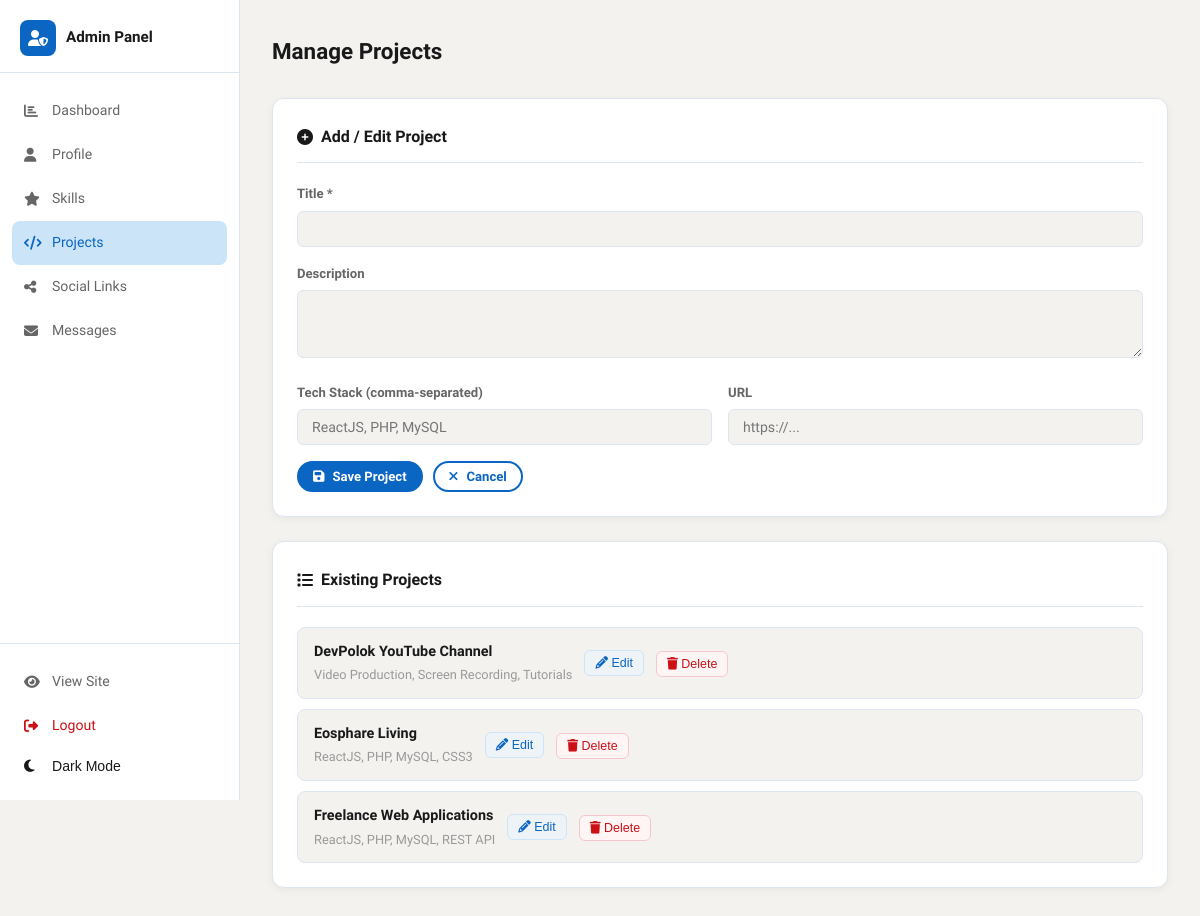
The page /?tab=projects (signed in) on the database its author committed.
### tables this page shows
CREATE TABLE IF NOT EXISTS projects (
    id          INT AUTO_INCREMENT PRIMARY KEY,
    title       VARCHAR(160) NOT NULL,
    description TEXT,
    tech_stack  VARCHAR(255),
    url         VARCHAR(255),
    image_url   VARCHAR(255),
    sort_order  INT DEFAULT 0
);

### config.php (called while the page is built, shortened)
<?php
function getDB(): PDO {
    static $pdo = null;
    if ($pdo === null) {
        $dsn = sprintf('mysql:host=%s;dbname=%s;charset=%s', DB_HOST, DB_NAME, DB_CHARSET);
        $options = [
            PDO::ATTR_ERRMODE            => PDO::ERRMODE_EXCEPTION,
            PDO::ATTR_DEFAULT_FETCH_MODE => PDO::FETCH_ASSOC,
            PDO::ATTR_EMULATE_PREPARES   => false,
        ];
        try {
            $pdo = new PDO($dsn, DB_USER, DB_PASS, $options);
        } catch (PDOException $e) {
            error_log('DB Connection failed: ' . $e->getMessage());
            die(json_encode(['error' => 'Database connection failed.']));
        }
    }
    return $pdo;
}
function clean(string $input): string {
    return htmlspecialchars(trim($input), ENT_QUOTES, 'UTF-8');
}

### includes/data.php (called while the page is built, shortened)
<?php
require_once __DIR__ . '/../config.php';
function getProjects(): array {
    $stmt = getDB()->query('SELECT * FROM projects ORDER BY sort_order ASC, id ASC');
    return $stmt->fetchAll();
}

### index.php (the view, shortened to what this page needs)
<?php
require_once __DIR__ . '/../config.php';
require_once __DIR__ . '/../includes/data.php';
$profile  = getProfile();
$skills   = getSkills();
$projects = getProjects();
$socials  = getSocialLinks();
$messages = getContactMessages();
$unread = array_filter($messages, fn($m) => !$m['is_read']);
$tab    = $_GET['tab'] ?? 'dashboard';
?>
<!DOCTYPE html>
<html lang="en" data-theme="light">
<head>
    <link rel="stylesheet" href="https://cdnjs.cloudflare.com/ajax/libs/font-awesome/6.5.0/css/all.min.css">
    <link rel="stylesheet" href="../assets/css/style.css">
    <link rel="stylesheet" href="../assets/css/admin.css">
</head>
<body>
<div class="admin-layout">
    <aside class="admin-sidebar">
        <div class="admin-logo">
            <div class="logo-icon"><i class="fas fa-user-shield"></i></div>
            <span>Admin Panel</span>
        </div>
        <nav class="admin-nav">
            <?php
            $navItems = [
                ['tab' => 'dashboard', 'icon' => 'fas fa-chart-bar',    'label' => 'Dashboard'],
                ['tab' => 'profile',   'icon' => 'fas fa-user',          'label' => 'Profile'],
                ['tab' => 'skills',    'icon' => 'fas fa-star',           'label' => 'Skills'],
                ['tab' => 'projects',  'icon' => 'fas fa-code',           'label' => 'Projects'],
                ['tab' => 'socials',   'icon' => 'fas fa-share-alt',      'label' => 'Social Links'],
                ['tab' => 'messages',  'icon' => 'fas fa-envelope',       'label' => 'Messages' . (!empty($unread) ? ' <span style="background:#cc1016;color:#fff;border-radius:10px;padding:1px 6px;font-size:.7rem">'.count($unread).'</span>' : '')],
            ];
            foreach ($navItems as $item):
            ?>
                <a href="?tab=<?= $item['tab'] ?>"
                   class="admin-nav-item <?= $tab === $item['tab'] ? 'active' : '' ?>">
                    <i class="<?= $item['icon'] ?>"></i>
                    <?= $item['label'] ?>
                </a>
            <?php endforeach; ?>
        </nav>
        <div class="admin-sidebar-footer">
            <a href="../index.php" class="admin-nav-item">
                <i class="fas fa-eye"></i> View Site
            </a>
            <a href="../logout.php" class="admin-nav-item" style="color:#cc1016;">
                <i class="fas fa-sign-out-alt"></i> Logout
            </a>
            <button class="admin-nav-item" onclick="toggleTheme()" style="color:inherit;">
                <i class="fas fa-moon" id="adminThemeIcon"></i> Dark Mode
            </button>
        </div>
    </aside>
    <main class="admin-main">
        <?php if ($tab === 'dashboard'): ?>
            <div class="admin-topbar">
                <h1>Dashboard</h1>
                <span style="font-size:.85rem;color:var(--text-muted)">
                    Welcome back, <strong><?= clean($_SESSION['admin_user'] ?? 'Admin') ?></strong>
                </span>
            </div>
            <div class="admin-stats">
                <div class="admin-stat-card">
                    <div class="admin-stat-icon blue"><i class="fas fa-star"></i></div>
                    <div>
                        <div class="admin-stat-num"><?= count($skills) ?></div>
                        <div class="admin-stat-label">Skills</div>
                    </div>
                </div>
                <div class="admin-stat-card">
                    <div class="admin-stat-icon green"><i class="fas fa-code"></i></div>
                    <div>
                        <div class="admin-stat-num"><?= count($projects) ?></div>
                        <div class="admin-stat-label">Projects</div>
                    </div>
                </div>
                <div class="admin-stat-card">
                    <div class="admin-stat-icon orange"><i class="fas fa-envelope"></i></div>
                    <div>
                        <div class="admin-stat-num"><?= count($messages) ?></div>
                        <div class="admin-stat-label">Messages</div>
                    </div>
                </div>
                <div class="admin-stat-card">
                    <div class="admin-stat-icon purple"><i class="fas fa-share-alt"></i></div>
                    <div>
                        <div class="admin-stat-num"><?= count($socials) ?></div>
                        <div class="admin-stat-label">Social Links</div>
                    </div>
                </div>
            </div>
            <div class="admin-card">
                <h2><i class="fas fa-user"></i> Profile Summary</h2>
                <p><strong><?= clean($profile['name'] ?? '') ?></strong>
                   — <?= clean($profile['role'] ?? '') ?></p>
                <p style="color:var(--text-muted);font-size:.88rem;margin-top:6px">
                    <?= clean($profile['location'] ?? '') ?>
                </p>
                <div style="margin-top:12px">
                    <a href="?tab=profile" class="btn btn-sm btn-outline">Edit Profile</a>
                </div>
            </div>
            <?php if (!empty($unread)): ?>
            <div class="admin-card">
                <h2><i class="fas fa-envelope"></i> Unread Messages (<?= count($unread) ?>)</h2>
                <table class="messages-table">
                    <tr><th>From</th><th>Subject</th><th>Date</th></tr>
                    <?php foreach (array_slice($unread, 0, 5) as $msg): ?>
                        <tr class="unread">
                            <td><?= clean($msg['sender_name']) ?></td>
                            <td><?= clean($msg['subject']) ?></td>
                            <td><?= date('M j, Y', strtotime($msg['created_at'])) ?></td>
                        </tr>
                    <?php endforeach; ?>
                </table>
                <div style="margin-top:12px">
                    <a href="?tab=messages" class="btn btn-sm btn-outline">View All</a>
                </div>
            </div>
            <?php endif; ?>
        <?php elseif ($tab === 'projects'): ?>
            <div class="admin-topbar"><h1>Manage Projects</h1></div>
            <div class="admin-card">
                <h2><i class="fas fa-plus-circle"></i> Add / Edit Project</h2>
                <form method="POST" action="?tab=projects" class="admin-form" id="projForm">
                    <div class="form-group">
                        <label>Title *</label>
                        <input type="text" name="proj_title" id="projTitleField" required>
                    </div>
                    <div class="form-group">
                        <label>Description</label>
                        <textarea name="proj_desc" id="projDescField" rows="3"></textarea>
                    </div>
                    <div class="admin-form-row">
                        <div class="form-group">
                            <label>Tech Stack (comma-separated)</label>
                            <input type="text" name="proj_tech" id="projTechField" placeholder="ReactJS, PHP, MySQL">
                        </div>
                        <div class="form-group">
                            <label>URL</label>
                            <input type="url" name="proj_url" id="projUrlField" placeholder="https://...">
                        </div>
                    </div>
                    <div style="display:flex;gap:10px">
                        <button type="submit" class="btn btn-primary btn-sm">
                            <i class="fas fa-save"></i> Save Project
                        </button>
                        <button type="button" class="btn btn-outline btn-sm" onclick="resetProjForm()">
                            <i class="fas fa-times"></i> Cancel
                        </button>
                    </div>
                </form>
            </div>
            <div class="admin-card">
                <h2><i class="fas fa-list"></i> Existing Projects</h2>
                <div class="admin-list">
                    <?php foreach ($projects as $pr): ?>
                        <div class="admin-list-item">
                            <div>
                                <div class="item-name"><?= clean($pr['title']) ?></div>
                                <div class="item-meta"><?= clean($pr['tech_stack'] ?? '') ?></div>
                            </div>
                            <button class="btn-edit"
                                onclick="editProj(<?= $pr['id'] ?>, '<?= addslashes(clean($pr['title'])) ?>', '<?= addslashes(clean($pr['description'] ?? '')) ?>', '<?= addslashes(clean($pr['tech_stack'] ?? '')) ?>', '<?= addslashes(clean($pr['url'] ?? '')) ?>')">
                                <i class="fas fa-pencil-alt"></i> Edit
                            </button>
                            <form method="POST" action="?tab=projects" style="display:inline"
                                  onsubmit="return confirm('Delete this project?')">
                                <button type="submit" class="btn-delete">
                                    <i class="fas fa-trash"></i> Delete
                                </button>
                            </form>
                        </div>
                    <?php endforeach; ?>
                </div>
            </div>
        <?php endif; ?>
    </main>
</div>
</body>
</html>

### assets/css/style.css (style rules this page uses)
:root { --primary: #0a66c2; --primary-dark: #004182; --primary-light: #cce4f7; --accent: #00a0dc; --success: #057642; --danger: #cc1016; --wa-green: #25d366; --bg: #f3f2ef; --bg-card: #ffffff; --bg-alt: #eef3f8; --border: #dce6f1; --text: #191919; --text-secondary:#666; --text-muted: #999; --nav-bg: rgba(255,255,255,0.95); --nav-shadow: 0 2px 12px rgba(0,0,0,.1); --font-body: 'Sora', sans-serif; --font-mono: 'JetBrains Mono', monospace; --section-py: 80px; --card-radius: 16px; --radius-sm: 8px; --shadow-sm: 0 2px 8px rgba(0,0,0,.07); --shadow-md: 0 4px 20px rgba(0,0,0,.10); --shadow-lg: 0 8px 40px rgba(0,0,0,.13); --ease: cubic-bezier(.4,0,.2,1); --dur: 0.3s; }
*, *::before, *::after { box-sizing: border-box; margin: 0; padding: 0; }
html { scroll-behavior: smooth; font-size: 16px; }
body { font-family: var(--font-body); background: var(--bg); color: var(--text); line-height: 1.7; transition: background var(--dur) var(--ease), color var(--dur) var(--ease); }
a { color: var(--primary); text-decoration: none; }
.btn { display: inline-flex; align-items: center; gap: 8px; padding: 10px 22px; border-radius: 24px; font-family: var(--font-body); font-size: .88rem; font-weight: 600; cursor: pointer; border: 2px solid transparent; transition: all var(--dur) var(--ease); white-space: nowrap; text-decoration: none; }
.btn-primary { background: var(--primary); color: #fff; border-color: var(--primary); }
.btn-outline { background: transparent; color: var(--primary); border-color: var(--primary); }
.btn-sm { padding: 6px 14px; font-size: .82rem; }
.form-group { margin-bottom: 20px; }
.form-group label { display: block; font-size: .84rem; font-weight: 600; color: var(--text-secondary); margin-bottom: 6px; }
.form-group input, .form-group textarea { width: 100%; padding: 11px 16px; border: 1.5px solid var(--border); border-radius: var(--radius-sm); background: var(--bg); color: var(--text); font-family: var(--font-body); font-size: .9rem; transition: border-color var(--dur), box-shadow var(--dur); outline: none; }

### rows shown on the page
projects: title "DevPolok YouTube Channel", tech_stack "Video Production, Screen Recording, Tutorials"
projects: title "Eosphare Living", tech_stack "ReactJS, PHP, MySQL, CSS3"
projects: title "Freelance Web Applications", tech_stack "ReactJS, PHP, MySQL, REST API"

### other values the page prints
$item['label'] "Dashboard"
$item['label'] "Profile"
$item['label'] "Skills"
$item['label'] "Projects"
$item['label'] "Social Links"
$item['label'] "Messages"
